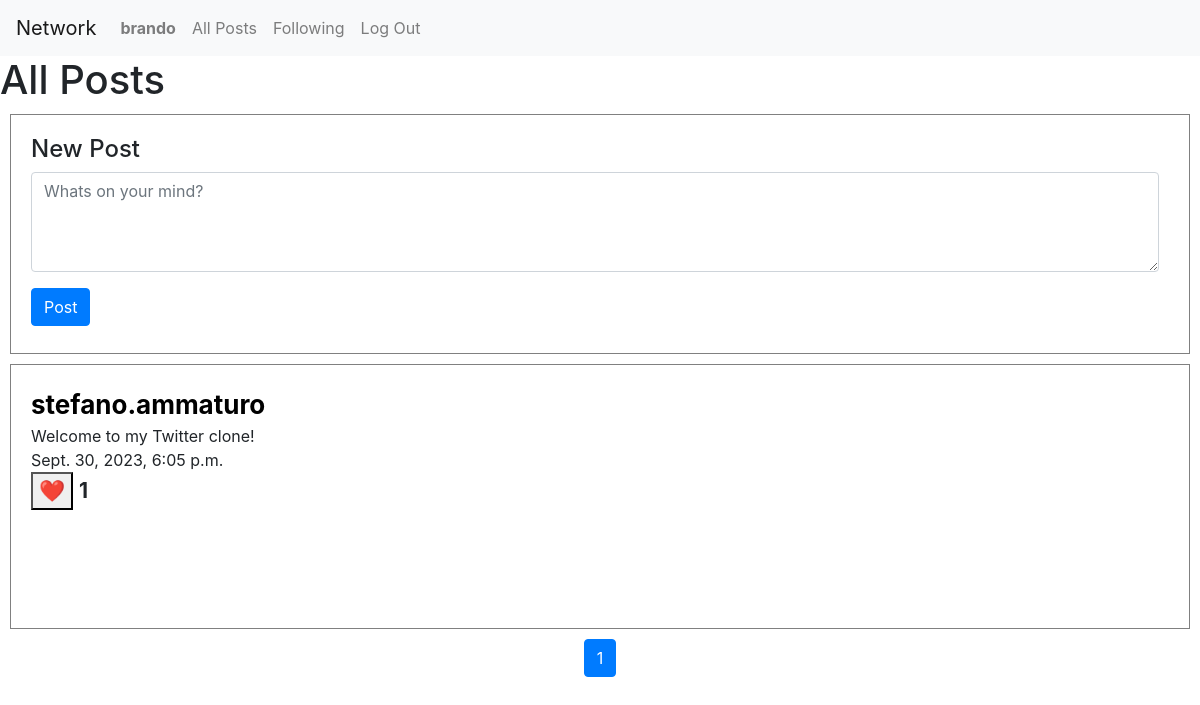
Page / (signed in) on the committed database.
### network/models.py (models this page shows)
class User(AbstractUser):
    pass

class Posts(models.Model):
    user = models.ForeignKey(User, on_delete=models.CASCADE, blank=True, null=True)
    content = models.CharField(max_length=500, default='')
    likes = models.IntegerField(default=0)
    created = models.DateTimeField(default=timezone.now)

### network/views.py (the view)
# urls.py: path("", views.index, name="index"),
def index(request):
    if request.method == "POST":
        form=NewPostForm(request.POST)
        if form.is_valid():
            content =form.cleaned_data['content']
            posting = Posts(
                    user=request.user,
                    content = content,
                    created = datetime.now()
                )
            posting.save()
            return redirect('index')
        else:
            return render(request, "network/index.html", {"form":form})
    else:
        posts = Posts.objects.all().order_by('-created')
        paginator = Paginator(posts, 10)
        page_number = request.GET.get('page')
        page = paginator.get_page(page_number)
        return render(request, "network/index.html", {"form":NewPostForm(), "page":page})

### network/views.py
class NewPostForm(forms.Form):
    content = forms.CharField(widget=forms.Textarea(attrs={'placeholder': 'Whats on your mind?', 'style': 'width: calc(100% - 10px); height:100px;', 'class': 'form-control'}))

### network/templates/network/index.html (shortened to what this page needs)
{% extends "network/layout.html" %}
{% block body %}
    <div>
        <h1>All Posts</h1>
        {% if user.is_authenticated %}
            <div class = "new-post">
                <h4>New Post</h4>
                <form action = "{% url 'index' %}" method = 'POST'>
                    <div class="form-group">
                        {{ form.content }}
                    </div>
                    <button type="submit" class="btn btn-primary">Post</button>
                </form>
            </div>
        {% endif %}
        <div>
            {% for post in page %}
                <div class = "post">
                    <a href="{% url 'profile' post.user %}"><b style = "font-size:26px; color:black;">{{ post.user }}</b><br></a>
                    <div>
                        <div>
                            <div id="post-content-{{ post.id }}">{{ post.content }}</div>
                        </div>
                        <div>{{ post.created }}</div>
                        <div style="font-size: 21px;">
                            <button id="like-button-{{ post.id }}" class="like-button" data-post-id="{{ post.id }}" data-csrf="{{ csrf_token }}">&#10084;&#65039;</button>
                            <b id="like-count-{{ post.id }}" class="like-count">{{ post.likes }}</b>
                        </div>
                    </div>
                </div>
            {% endfor %}
        </div>
        <nav aria-label="Page navigation example">
            <ul class="pagination justify-content-center">
                {% for page_num in page.paginator.page_range %}
                    <li class="page-item {% if page_num == page.number %}active{% endif %}">
                        <a class="page-link" href="?page={{ page_num }}">{{ page_num }}</a>
                    </li>
                {% endfor %}
            </ul>
        </nav>
    </div>
{% endblock %}

### network/templates/network/layout.html (shortened to what this page needs)
{% load static %}
<!DOCTYPE html>
<html lang="en">
    <head>
        <link rel="stylesheet" href="https://stackpath.bootstrapcdn.com/bootstrap/4.4.1/css/bootstrap.min.css">
        <link href="{% static 'network/styles.css' %}" rel="stylesheet">
    </head>
    <body>
        <nav class="navbar navbar-expand-lg navbar-light bg-light">
            <a class="navbar-brand" href="{% url 'index' %}">Network</a>
            <div>
              <ul class="navbar-nav mr-auto">
                {% if user.is_authenticated %}
                    <li class="nav-item">
                        <a class="nav-link" href="{% url 'profile' request.user %}"><strong>{{ request.user }}</strong></a>
                    </li>
                {% endif %}
                <li class="nav-item">
                  <a class="nav-link" href="{% url 'index' %}">All Posts</a>
                </li>
                {% if user.is_authenticated %}
                    <li class="nav-item">
                        <a class="nav-link" href="{% url 'following' %}">Following</a>
                    </li>
                    <li class="nav-item">
                        <a class="nav-link" href="{% url 'logout' %}">Log Out</a>
                    </li>
                {% endif %}
              </ul>
            </div>
          </nav>
        <div class="body">
            {% block body %}
            {% endblock %}
        </div>
    </body>
</html>

### network/static/network/styles.css (style rules this page uses)
.new-post { border: 0.5px solid grey; height:240px; padding: 20px; margin:10px; }
.post { border: 0.5px solid grey; height:265px; padding: 20px; margin:10px; }

### rows in the picture
User: user "brando"
Posts: user "stefano.ammaturo", content "Welcome to my Twitter clone!", created "Sept. 30, 2023, 6:05 p.m.", likes "1"

### other values in the picture
{{ page_num }} "1"
